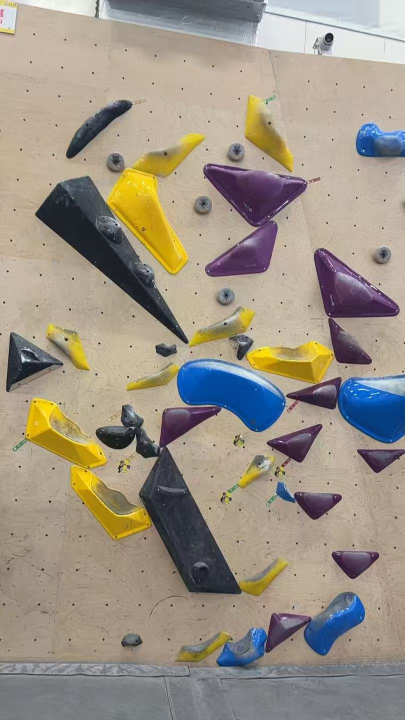
#> input picture frontend/src/assets/boulder-samples/boulder-1.jpg, 810 x 1440 px (shown at 1/2 size); its folder holds only this picture in this run
$ python -i hold_image_processing.py   (imports and definitions only)
#> lines starting #> are read from the running program, lines starting #| are printed output that depends on the picture
"""Non-destructive local hold image background removal."""

from __future__ import annotations

import os
import uuid
from pathlib import Path, PurePosixPath
from typing import Any, Dict, Optional

import cv2
import numpy as np


PROCESSING_VERSION = "cutout_v4"
PROCESSED_URL_PREFIX = "/images/processed"
SUPPORTED_IMAGE_SUFFIXES = {".png", ".jpg", ".jpeg", ".webp"}


class HoldImageProcessingError(ValueError):
    """Raised when an image cannot be cut out safely."""


def _decode_image(image_bytes: bytes) -> np.ndarray:
    if not image_bytes:
        raise HoldImageProcessingError("上传图片为空")
    image = cv2.imdecode(np.frombuffer(image_bytes, np.uint8), cv2.IMREAD_UNCHANGED)
    if image is None or image.ndim != 3 or image.shape[2] not in {3, 4}:
        raise HoldImageProcessingError("无法解析图片，请上传 PNG、JPEG 或 WebP")
    if min(image.shape[:2]) < 16:
        raise HoldImageProcessingError("图片尺寸过小，无法可靠识别岩点")
    if image.shape[2] == 3:
        image = np.dstack([image, np.full(image.shape[:2], 255, dtype=np.uint8)])
    return image


# [15 lines left out: functions _encode_png, write_bytes_atomic, not called in this run]


def processed_filename_for(source_name: str | Path) -> str:
    return f"{Path(source_name).stem}_{PROCESSING_VERSION}.png"


# [206 lines left out: functions _border_pixels, _estimate_white_background, _largest_component, _border_connected_mask, _strong_object_region, _grabcut_foreground and 4 more, not called in this run]


def process_hold_image_bytes(image_bytes: bytes) -> bytes:
    image = _decode_image(image_bytes)
    bgr = image[:, :, :3]
    source_alpha = image[:, :, 3]

    # Preserve meaningful user-provided transparency without re-segmenting it.
    transparent_ratio = float(np.mean(source_alpha < 250))
    if transparent_ratio >= 0.002:
        bgr = bgr.copy()
        bgr[source_alpha == 0] = 0
        output = _crop_with_padding(bgr, source_alpha)
        return _encode_png(output)

    background = _estimate_white_background(bgr)
    object_region = _strong_object_region(bgr)
    foreground = _grabcut_foreground(bgr, background, object_region)
    alpha = _soft_alpha(foreground)
    _validate_cutout(alpha, image.shape)
    clean_bgr = _decontaminate_white_edges(bgr, alpha, background)
    output = _crop_with_padding(clean_bgr, alpha)
    return _encode_png(output)


# [76 lines left out: functions remove_border_white_background, ensure_processed_hold_image, resolve_local_hold_image_url, resolve_local_holds_mapping, not called in this run]

>>> import cv2
>>> picture = cv2.imread('../../frontend/src/assets/boulder-samples/boulder-1.jpg', cv2.IMREAD_GRAYSCALE)
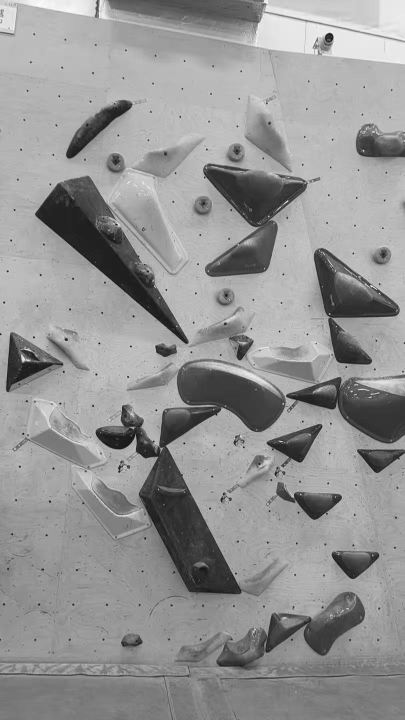
#> picture: shape (1440, 810) (shown at 1/2 size); min 0, max 255, mean 148.2
#> (the run stopped early here; a loop or call above may not have finished)

$ run again, on frontend/src/assets/boulder-samples/boulder-2.jpg
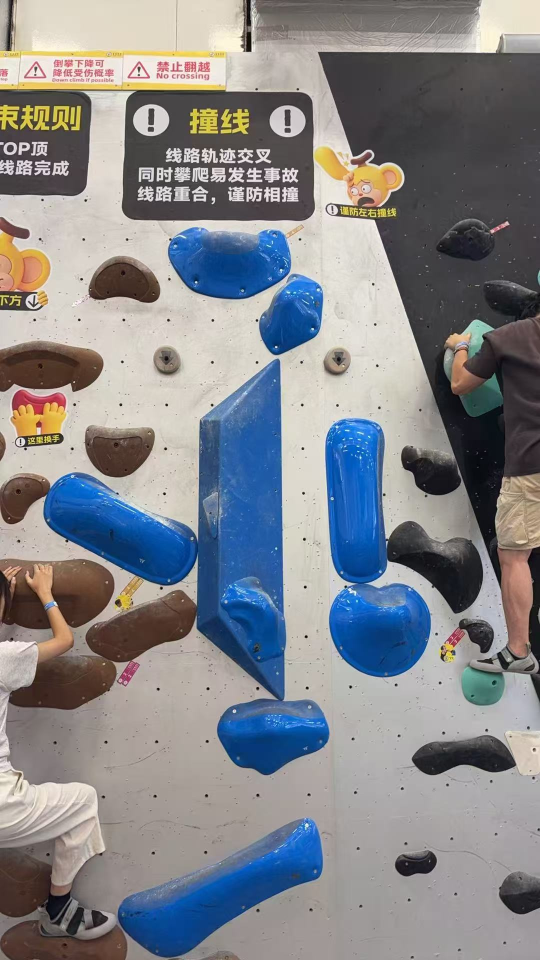
#> input picture frontend/src/assets/boulder-samples/boulder-2.jpg, 1080 x 1920 px (shown at 1/2 size)
#> `picture = cv2.imread('../../frontend/src/assets/boulder-samples/boulde..`:
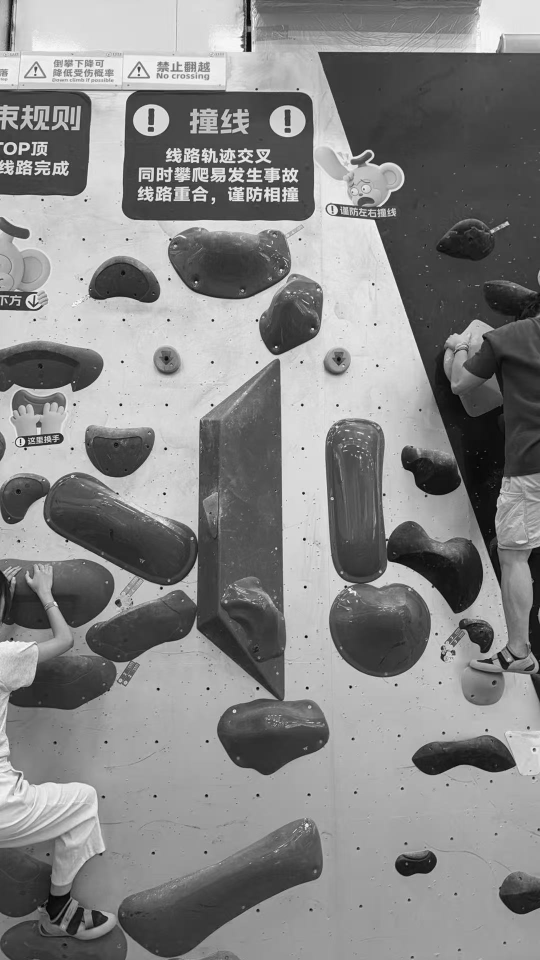
#> picture: shape (1920, 1080) (shown at 1/2 size); min 0, max 255, mean 133.6
